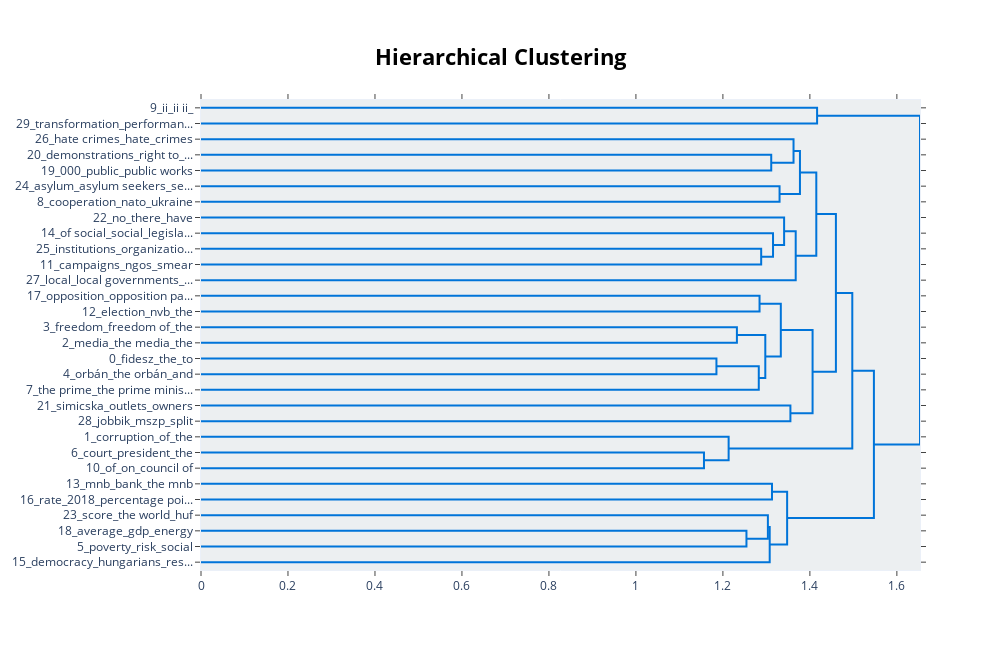

The cell this chart's notebook holds for it:
### Code cell
# visualize topic clusters
model.visualize_hierarchy(top_n_topics=30)

### Figure 1 — Plotly figure (JSON) as saved in the notebook; plotly's stock layout.template omitted (floating-point values rounded to 4 significant figures)
{"data": [{"hoverinfo": "text", "marker": {"color": "rgb(0,116,217)"}, "mode": "lines", "type": "scatter", "x": [0, 1.417, 1.417, 0], "xaxis": "x", "y": [-5, -5, -15, -15], "yaxis": "y"}, {"hoverinfo": "text", "marker": {"color": "rgb(0,116,217)"}, "mode": "lines", "type": "scatter", "x": [0, 1.311, 1.311, 0], "xaxis": "x", "y": [-35, -35, -45, -45], "yaxis": "y"}, {"hoverinfo": "text", "marker": {"color": "rgb(0,116,217)"}, "mode": "lines", "type": "scatter", "x": [0, 1.362, 1.362, 1.311], "xaxis": "x", "y": [-25, -25, -40, -40], "yaxis": "y"}, {"hoverinfo": "text", "marker": {"color": "rgb(0,116,217)"}, "mode": "lines", "type": "scatter", "x": [0, 1.33, 1.33, 0], "xaxis": "x", "y": [-55, -55, -65, -65], "yaxis": "y"}, {"hoverinfo": "text", "marker": {"color": "rgb(0,116,217)"}, "mode": "lines", "type": "scatter", "x": [1.362, 1.377, 1.377, 1.33], "xaxis": "x", "y": [-32.5, -32.5, -60, -60], "yaxis": "y"}, {"hoverinfo": "text", "marker": {"color": "rgb(0,116,217)"}, "mode": "lines", "type": "scatter", "x": [0, 1.288, 1.288, 0], "xaxis": "x", "y": [-95, -95, -105, -105], "yaxis": "y"}, {"hoverinfo": "text", "marker": {"color": "rgb(0,116,217)"}, "mode": "lines", "type": "scatter", "x": [0, 1.315, 1.315, 1.288], "xaxis": "x", "y": [-85, -85, -100, -100], "yaxis": "y"}, {"hoverinfo": "text", "marker": {"color": "rgb(0,116,217)"}, "mode": "lines", "type": "scatter", "x": [0, 1.341, 1.341, 1.315], "xaxis": "x", "y": [-75, -75, -92.5, -92.5], "yaxis": "y"}, {"hoverinfo": "text", "marker": {"color": "rgb(0,116,217)"}, "mode": "lines", "type": "scatter", "x": [1.341, 1.367, 1.367, 0], "xaxis": "x", "y": [-83.75, -83.75, -115, -115], "yaxis": "y"}, {"hoverinfo": "text", "marker": {"color": "rgb(0,116,217)"}, "mode": "lines", "type": "scatter", "x": [1.377, 1.415, 1.415, 1.367], "xaxis": "x", "y": [-46.25, -46.25, -99.38, -99.38], "yaxis": "y"}, {"hoverinfo": "text", "marker": {"color": "rgb(0,116,217)"}, "mode": "lines", "type": "scatter", "x": [0, 1.284, 1.284, 0], "xaxis": "x", "y": [-125, -125, -135, -135], "yaxis": "y"}, {"hoverinfo": "text", "marker": {"color": "rgb(0,116,217)"}, "mode": "lines", "type": "scatter", "x": [0, 1.232, 1.232, 0], "xaxis": "x", "y": [-145, -145, -155, -155], "yaxis": "y"}, {"hoverinfo": "text", "marker": {"color": "rgb(0,116,217)"}, "mode": "lines", "type": "scatter", "x": [0, 1.185, 1.185, 0], "xaxis": "x", "y": [-165, -165, -175, -175], "yaxis": "y"}, {"hoverinfo": "text", "marker": {"color": "rgb(0,116,217)"}, "mode": "lines", "type": "scatter", "x": [1.185, 1.283, 1.283, 0], "xaxis": "x", "y": [-170, -170, -185, -185], "yaxis": "y"}, {"hoverinfo": "text", "marker": {"color": "rgb(0,116,217)"}, "mode": "lines", "type": "scatter", "x": [1.232, 1.297, 1.297, 1.283], "xaxis": "x", "y": [-150, -150, -177.5, -177.5], "yaxis": "y"}, {"hoverinfo": "text", "marker": {"color": "rgb(0,116,217)"}, "mode": "lines", "type": "scatter", "x": [1.284, 1.333, 1.333, 1.297], "xaxis": "x", "y": [-130, -130, -163.8, -163.8], "yaxis": "y"}, {"hoverinfo": "text", "marker": {"color": "rgb(0,116,217)"}, "mode": "lines", "type": "scatter", "x": [0, 1.355, 1.355, 0], "xaxis": "x", "y": [-195, -195, -205, -205], "yaxis": "y"}, {"hoverinfo": "text", "marker": {"color": "rgb(0,116,217)"}, "mode": "lines", "type": "scatter", "x": [1.333, 1.406, 1.406, 1.355], "xaxis": "x", "y": [-146.9, -146.9, -200, -200], "yaxis": "y"}, {"hoverinfo": "text", "marker": {"color": "rgb(0,116,217)"}, "mode": "lines", "type": "scatter", "x": [1.415, 1.46, 1.46, 1.406], "xaxis": "x", "y": [-72.81, -72.81, -173.4, -173.4], "yaxis": "y"}, {"hoverinfo": "text", "marker": {"color": "rgb(0,116,217)"}, "mode": "lines", "type": "scatter", "x": [0, 1.156, 1.156, 0], "xaxis": "x", "y": [-225, -225, -235, -235], "yaxis": "y"}, {"hoverinfo": "text", "marker": {"color": "rgb(0,116,217)"}, "mode": "lines", "type": "scatter", "x": [0, 1.213, 1.213, 1.156], "xaxis": "x", "y": [-215, -215, -230, -230], "yaxis": "y"}, {"hoverinfo": "text", "marker": {"color": "rgb(0,116,217)"}, "mode": "lines", "type": "scatter", "x": [1.46, 1.498, 1.498, 1.213], "xaxis": "x", "y": [-123.1, -123.1, -222.5, -222.5], "yaxis": "y"}, {"hoverinfo": "text", "marker": {"color": "rgb(0,116,217)"}, "mode": "lines", "type": "scatter", "x": [0, 1.313, 1.313, 0], "xaxis": "x", "y": [-245, -245, -255, -255], "yaxis": "y"}, {"hoverinfo": "text", "marker": {"color": "rgb(0,116,217)"}, "mode": "lines", "type": "scatter", "x": [0, 1.254, 1.254, 0], "xaxis": "x", "y": [-275, -275, -285, -285], "yaxis": "y"}, {"hoverinfo": "text", "marker": {"color": "rgb(0,116,217)"}, "mode": "lines", "type": "scatter", "x": [0, 1.303, 1.303, 1.254], "xaxis": "x", "y": [-265, -265, -280, -280], "yaxis": "y"}, {"hoverinfo": "text", "marker": {"color": "rgb(0,116,217)"}, "mode": "lines", "type": "scatter", "x": [1.303, 1.308, 1.308, 0], "xaxis": "x", "y": [-272.5, -272.5, -295, -295], "yaxis": "y"}, {"hoverinfo": "text", "marker": {"color": "rgb(0,116,217)"}, "mode": "lines", "type": "scatter", "x": [1.313, 1.348, 1.348, 1.308], "xaxis": "x", "y": [-250, -250, -283.8, -283.8], "yaxis": "y"}, {"hoverinfo": "text", "marker": {"color": "rgb(0,116,217)"}, "mode": "lines", "type": "scatter", "x": [1.498, 1.547, 1.547, 1.348], "xaxis": "x", "y": [-172.8, -172.8, -266.9, -266.9], "yaxis": "y"}, {"hoverinfo": "text", "marker": {"color": "rgb(0,116,217)"}, "mode": "lines", "type": "scatter", "x": [1.417, 1.653, 1.653, 1.547], "xaxis": "x", "y": [-10, -10, -219.8, -219.8], "yaxis": "y"}], "layout": {"autosize": false, "height": 650, "hoverlabel": {"bgcolor": "white", "font": {"family": "Rockwell", "size": 16}}, "hovermode": "closest", "plot_bgcolor": "#ECEFF1", "showlegend": false, "title": {"font": {"color": "Black", "size": 22}, "text": "<b>Hierarchical Clustering</b>", "x": 0.5, "xanchor": "center", "yanchor": "top"}, "width": 1000, "xaxis": {"autorange": true, "mirror": "allticks", "range": [0, 1.653], "rangemode": "tozero", "showgrid": false, "showline": true, "showticklabels": true, "ticks": "outside", "type": "linear", "zeroline": false}, "yaxis": {"mirror": "allticks", "range": [-300, 0], "rangemode": "tozero", "showgrid": false, "showline": true, "showticklabels": true, "tickmode": "array", "ticks": "outside", "ticktext": ["9_ii_ii ii_", "29_transformation_performan...", "26_hate crimes_hate_crimes", "20_demonstrations_right to_...", "19_000_public_public works", "24_asylum_asylum seekers_se...", "8_cooperation_nato_ukraine", "22_no_there_have", "14_of social_social_legisla...", "25_institutions_organizatio...", "11_campaigns_ngos_smear", "27_local_local governments_...", "17_opposition_opposition pa...", "12_election_nvb_the", "3_freedom_freedom of_the", "2_media_the media_the", "0_fidesz_the_to", "4_orbán_the orbán_and", "7_the prime_the prime minis...", "21_simicska_outlets_owners", "28_jobbik_mszp_split", "1_corruption_of_the", "6_court_president_the", "10_of_on_council of", "13_mnb_bank_the mnb", "16_rate_2018_percentage poi...", "23_score_the world_huf", "18_average_gdp_energy", "5_poverty_risk_social", "15_democracy_hungarians_res..."], "tickvals": [-5, -15, -25, -35, -45, -55, -65, -75, -85, -95, -105, -115, -125, -135, -145, -155, -165, -175, -185, -195, -205, -215, -225, -235, -245, -255, -265, -275, -285, -295], "type": "linear", "zeroline": false}}}
